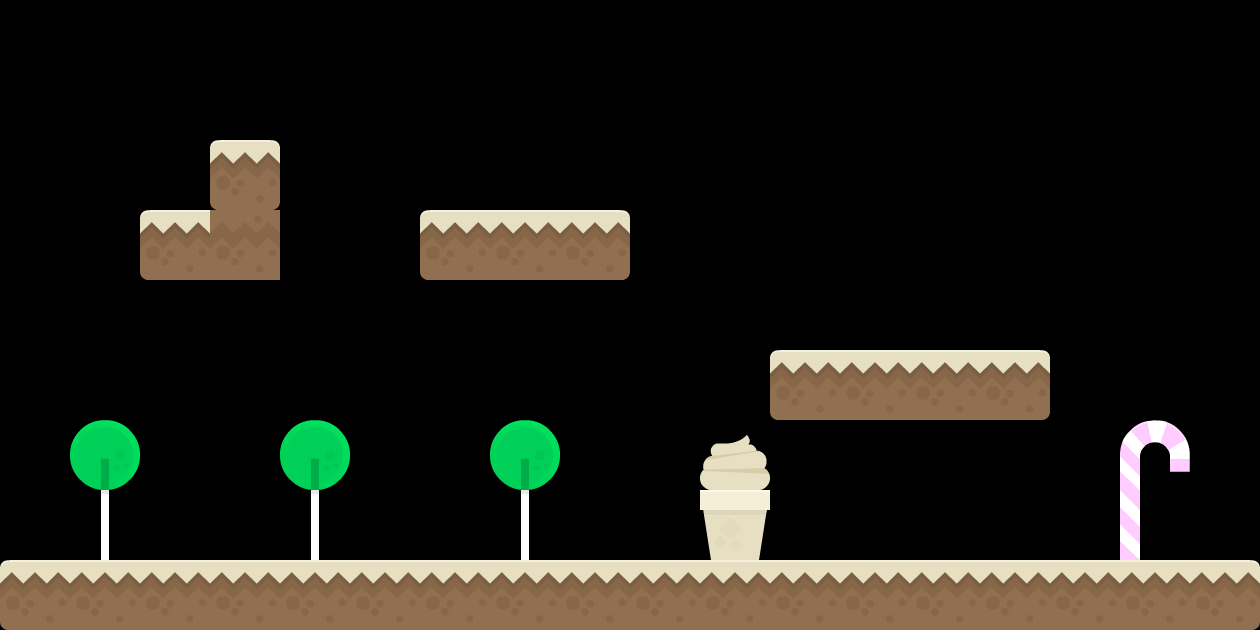

Rendered tile map (Tiled .tmx) drawn with the repository's tilesets; below, a short description and the full map source, tile grids included:
An orthogonal 18x9 tile map with 70x70 px tiles, 1 tile layer (Tile Layer 1).

<map version="1.0" tiledversion="1.0.3" orientation="orthogonal" renderorder="right-down" width="18" height="9" tilewidth="70" tileheight="70" nextobjectid="1">
 <tileset firstgid="1" source="tileset.tsx" />
 <layer name="Tile Layer 1" width="18" height="9">
  <data encoding="csv">
0,0,0,0,0,0,0,0,0,0,0,0,0,0,0,0,0,0,
0,0,0,0,0,0,0,0,0,0,0,0,0,0,0,0,0,0,
0,0,0,30,0,0,0,0,0,0,0,0,0,0,0,0,0,0,
0,0,31,45,0,0,31,32,33,0,0,0,0,0,0,0,0,0,
0,0,0,0,0,0,0,0,0,0,0,0,0,0,0,0,0,0,
0,0,0,0,0,0,0,0,0,0,0,31,32,32,33,0,0,0,
0,67,0,0,67,0,0,67,0,0,60,0,0,0,0,0,62,0,
0,80,0,0,80,0,0,80,0,0,86,0,0,0,0,0,64,0,
31,32,32,32,32,32,32,32,32,32,32,32,32,32,32,32,32,33
</data>
 </layer>
</map>
